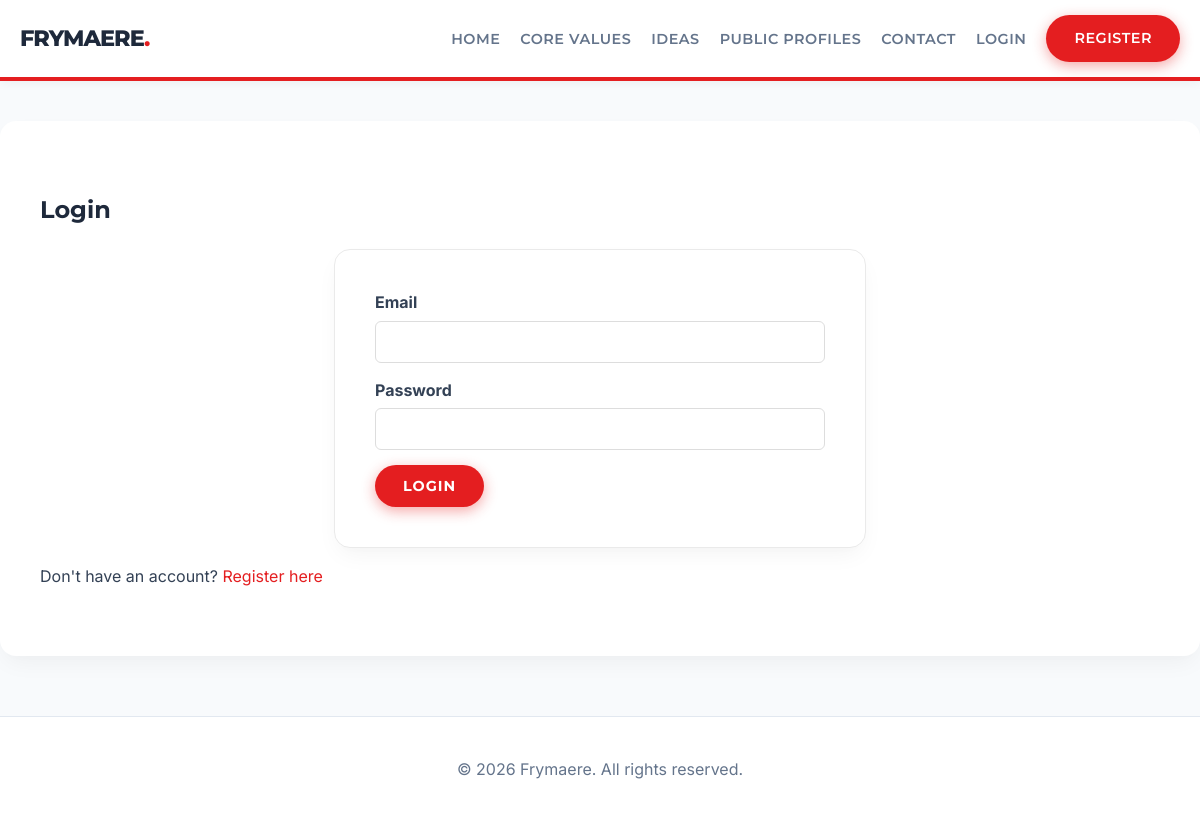
The page /login.php on the database its author committed.
### tables this page shows
CREATE TABLE `settings` (
  `id` int(11) NOT NULL AUTO_INCREMENT,
  `site_title` varchar(255) NOT NULL DEFAULT 'Ardhmja',
  `site_description` text,
  `home_banner_text` varchar(255) DEFAULT 'Building a New Republic Together',
  `join_us_btn` varchar(255) DEFAULT 'Join Us Now',
  `home_core_values_title` varchar(255) DEFAULT 'Our Core Values',
  `home_core_values_text` text,
  `view_values_btn` varchar(255) DEFAULT 'View Core Values',
  `home_latest_ideas_title` varchar(255) DEFAULT 'Latest Community Ideas',
  `view_ideas_btn` varchar(255) DEFAULT 'View All Ideas',
  `values_page_title` varchar(255) DEFAULT 'Our Core Values',
  `values_page_text` text,
  `ideas_page_title` varchar(255) DEFAULT 'Community Ideas',
  `ideas_page_text` text,
  `submit_idea_btn` varchar(255) DEFAULT 'Submit an Idea',
  `contact_page_title` varchar(255) DEFAULT 'Contact Us',
  `contact_page_text` text,
  `register_page_title` varchar(255) DEFAULT 'Register',
  `login_page_title` varchar(255) DEFAULT 'Login',
  `footer_text` varchar(255) DEFAULT 'All rights reserved.',
  `email_verification_subject` varchar(255) DEFAULT 'Verify your email for {site_title}',
  `email_verification_message` text,
  `menu_home` varchar(255) DEFAULT 'Home',
  `menu_values` varchar(255) DEFAULT 'Core Values',
  `menu_ideas` varchar(255) DEFAULT 'Ideas',
  `menu_profiles` varchar(255) DEFAULT 'Public Profiles',
  `menu_contact` varchar(255) DEFAULT 'Contact',
  `menu_profile` varchar(255) DEFAULT 'Profile',
  `menu_admin` varchar(255) DEFAULT 'Admin Panel',
  `menu_logout` varchar(255) DEFAULT 'Logout',
  `menu_login` varchar(255) DEFAULT 'Login',
  `menu_register` varchar(255) DEFAULT 'Register',
  PRIMARY KEY (`id`)
);

### includes/db.php (called while the page is built, shortened)
<?php
$host = 'localhost';
$dbname = 'ardhmja';
$username = 'root';
$password = '';
try {
    $pdo = new PDO("mysql:host=$host;dbname=$dbname;charset=utf8", $username, $password);
    $pdo->setAttribute(PDO::ATTR_ERRMODE, PDO::ERRMODE_EXCEPTION);
} catch (PDOException $e) {
    $pdo = null;
}
$global_settings = [];
if ($pdo) {
    $stmt = $pdo->query("SELECT * FROM settings WHERE id = 1");
    if ($stmt) {
        $global_settings = $stmt->fetch(PDO::FETCH_ASSOC) ?: [];
    }
}
$t_site_title = $global_settings['site_title'] ?? 'Frymaere';
$t_login_page_title = $global_settings['login_page_title'] ?? 'Login';
$t_footer_text = $global_settings['footer_text'] ?? 'All rights reserved.';
$t_menu_home = $global_settings['menu_home'] ?? 'Home';
$t_menu_values = $global_settings['menu_values'] ?? 'Core Values';
$t_menu_ideas = $global_settings['menu_ideas'] ?? 'Ideas';
$t_menu_profiles = $global_settings['menu_profiles'] ?? 'Public Profiles';
$t_menu_contact = $global_settings['menu_contact'] ?? 'Contact';
$t_menu_login = $global_settings['menu_login'] ?? 'Login';
$t_menu_register = $global_settings['menu_register'] ?? 'Register';
?>

### login.php (the view, shortened to what this page needs)
<?php
require_once 'includes/db.php';
?>
<!DOCTYPE html>
<html lang="en">
<head>
    <link rel="stylesheet" href="assets/css/style.css">
</head>
<body>
    <?php include 'includes/header.php'; ?>
    <div class="container main-content">
        <h2><?= htmlspecialchars($t_login_page_title) ?></h2>
        <form method="POST" action="" class="auth-form">
            <div class="form-group">
                <label for="email">Email</label>
                <input type="email" id="email" name="email" required>
            </div>
            <div class="form-group">
                <label for="password">Password</label>
                <input type="password" id="password" name="password" required>
            </div>
            <button type="submit" class="btn">Login</button>
        </form>
        <p>Don't have an account? <a href="register.php">Register here</a></p>
    </div>
    <?php include "includes/footer.php"; ?>
</body>
</html>

### includes/header.php (shortened to what this page needs)
<header class="main-header">
    <div class="container header-container">
        <div class="logo">
            <a href="index.php"><h1><?= htmlspecialchars($t_site_title ?? 'Ardhmja') ?></h1></a>
        </div>
        <nav class="main-nav">
            <ul>
                <li><a href="index.php"><?= htmlspecialchars($t_menu_home) ?></a></li>
                <li><a href="core_values.php"><?= htmlspecialchars($t_menu_values) ?></a></li>
                <li><a href="ideas.php"><?= htmlspecialchars($t_menu_ideas) ?></a></li>
                <li><a href="public_profiles.php"><?= htmlspecialchars($t_menu_profiles) ?></a></li>
                <li><a href="contact.php"><?= htmlspecialchars($t_menu_contact) ?></a></li>
                <?php if (isset($_SESSION['user_id'])): ?>
                    <li><a href="profile.php"><?= htmlspecialchars($t_menu_profile) ?></a></li>
                    <?php if ($_SESSION['role'] === 'admin'): ?>
                        <li><a href="admin/index.php"><?= htmlspecialchars($t_menu_admin) ?></a></li>
                    <?php endif; ?>
                    <li><a href="logout.php" class="btn-logout"><?= htmlspecialchars($t_menu_logout) ?> (<?= htmlspecialchars($_SESSION['username']) ?>)</a></li>
                <?php else: ?>
                    <li><a href="login.php"><?= htmlspecialchars($t_menu_login) ?></a></li>
                    <li><a href="register.php" class="btn"><?= htmlspecialchars($t_menu_register) ?></a></li>
                <?php endif; ?>
            </ul>
        </nav>
    </div>
</header>

### includes/footer.php
<footer class="main-footer">
    <div class="container">
        <p>&copy; <?= date('Y') ?> <?= htmlspecialchars($t_site_title ?? 'Ardhmja') ?>. <?= htmlspecialchars($t_footer_text ?? 'All rights reserved.') ?></p>
    </div>
</footer>

### assets/css/style.css (style rules this page uses)
:root { --primary-color: #e41e20; --secondary-color: #1e293b; --accent-color: #FFFFFF; --text-color: #334155; --text-light: #64748b; --bg-color: #f8fafc; --card-bg: #ffffff; --font-family: 'Inter', -apple-system, BlinkMacSystemFont, 'Segoe UI', Roboto, Helvetica, Arial, sans-serif; --heading-font: 'Montserrat', sans-serif; --border-radius: 16px; --box-shadow: 0 10px 25px -5px rgba(0, 0, 0, 0.05), 0 8px 10px -6px rgba(0, 0, 0, 0.01); }
body { margin: 0; padding: 0; font-family: var(--font-family); color: var(--text-color); background-color: var(--bg-color); line-height: 1.6; }
h1, h2, h3, h4, h5, h6 { font-family: var(--heading-font); font-weight: 700; color: var(--secondary-color); }
a { color: var(--primary-color); text-decoration: none; transition: color 0.3s ease; }
.container { max-width: 1200px; margin: 0 auto; padding: 0 20px; }
.main-header { background: var(--card-bg); border-bottom: 4px solid var(--primary-color); box-shadow: 0 2px 10px rgba(0,0,0,0.05); position: sticky; top: 0; z-index: 1000; }
.header-container { display: flex; justify-content: space-between; align-items: center; padding: 15px 20px; }
.logo a { text-decoration: none; }
.logo h1 { margin: 0; color: var(--secondary-color); font-size: 1.4em; font-weight: 800; letter-spacing: -1px; text-transform: uppercase; }
.logo h1::after { content: '.'; color: var(--primary-color); }
.main-nav ul { list-style: none; display: flex; margin: 0; padding: 0; align-items: center; }
.main-nav li { margin-left: 20px; }
.main-nav a { color: var(--text-light); font-weight: 600; font-family: var(--heading-font); text-transform: uppercase; font-size: 0.9em; letter-spacing: 0.5px; transition: color 0.3s ease; }
.btn { display: inline-block; padding: 12px 28px; background: var(--primary-color); color: var(--accent-color) !important; border: none; border-radius: 30px; cursor: pointer; font-weight: 700; font-family: var(--heading-font); text-transform: uppercase; font-size: 0.9em; letter-spacing: 1px; text-align: center; transition: all 0.3s cubic-bezier(0.4, 0, 0.2, 1); box-shadow: 0 4px 14px 0 rgba(228, 30, 32, 0.39); }
.main-content { padding: 50px 40px; background: var(--card-bg); min-height: 50vh; border-radius: var(--border-radius); box-shadow: var(--box-shadow); margin-top: 40px; margin-bottom: 40px; }
.auth-form, .settings-form { max-width: 450px; margin: 0 auto; background: var(--card-bg); padding: 40px; border-radius: var(--border-radius); box-shadow: var(--box-shadow); border: 1px solid #eaeaea; }
.form-group { margin-bottom: 15px; }
.form-group label { display: block; margin-bottom: 5px; font-weight: bold; }
.form-group input, .form-group textarea { width: 100%; padding: 12px; border: 1px solid #ddd; border-radius: 6px; box-sizing: border-box; font-family: var(--font-family); transition: border-color 0.3s ease; }
.main-footer { background: #ffffff; color: var(--text-light); text-align: center; padding: 40px 0; margin-top: 60px; border-top: 1px solid #e2e8f0; }
.main-footer p { margin: 0; }

### rows shown on the page
settings: site_title "FRYMAERE", menu_home "HOME", menu_values "CORE VALUES", menu_ideas "IDEAS", menu_profiles "PUBLIC PROFILES", menu_contact "CONTACT", menu_login "LOGIN", menu_register "REGISTER", login_page_title "Login", site_title "Frymaere", footer_text "All rights reserved."
